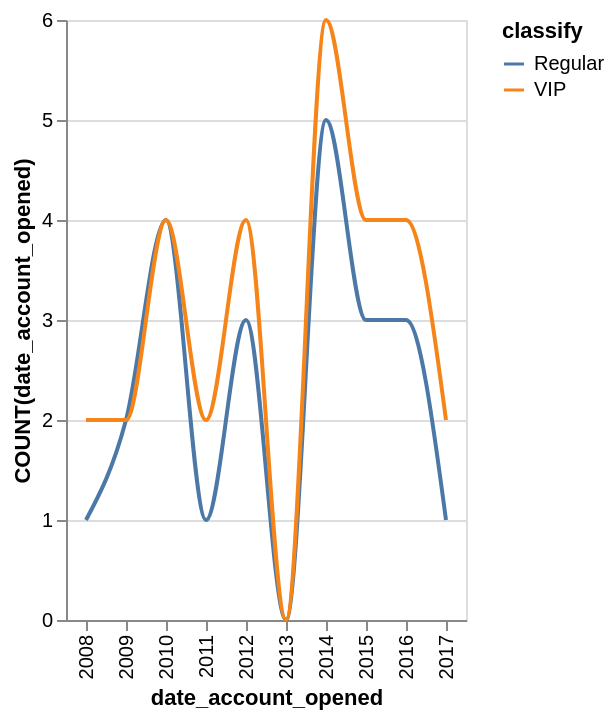

Express this chart as Vega-Lite.
### Vega-Lite specification from a JSON file in a GitHub repository (floating-point values rounded to 4 significant figures)
{"data": {"values": [{"x_data": "2008", "y_data": 1, "classify": "Regular"}, {"x_data": "2009", "y_data": 2, "classify": "Regular"}, {"x_data": "2010", "y_data": 4, "classify": "Regular"}, {"x_data": "2011", "y_data": 1, "classify": "Regular"}, {"x_data": "2012", "y_data": 3, "classify": "Regular"}, {"x_data": "2013", "y_data": 0, "classify": "Regular"}, {"x_data": "2014", "y_data": 5, "classify": "Regular"}, {"x_data": "2015", "y_data": 3, "classify": "Regular"}, {"x_data": "2016", "y_data": 3, "classify": "Regular"}, {"x_data": "2017", "y_data": 1, "classify": "Regular"}, {"x_data": "2008", "y_data": 2, "classify": "VIP"}, {"x_data": "2009", "y_data": 2, "classify": "VIP"}, {"x_data": "2010", "y_data": 4, "classify": "VIP"}, {"x_data": "2011", "y_data": 2, "classify": "VIP"}, {"x_data": "2012", "y_data": 4, "classify": "VIP"}, {"x_data": "2013", "y_data": 0, "classify": "VIP"}, {"x_data": "2014", "y_data": 6, "classify": "VIP"}, {"x_data": "2015", "y_data": 4, "classify": "VIP"}, {"x_data": "2016", "y_data": 4, "classify": "VIP"}, {"x_data": "2017", "y_data": 2, "classify": "VIP"}]}, "mark": {"type": "line", "interpolate": "monotone"}, "encoding": {"x": {"field": "x_data", "type": "nominal", "title": "date_account_opened", "sort": "ascending"}, "y": {"field": "y_data", "type": "quantitative", "title": "COUNT(date_account_opened)"}, "color": {"field": "classify"}}}
